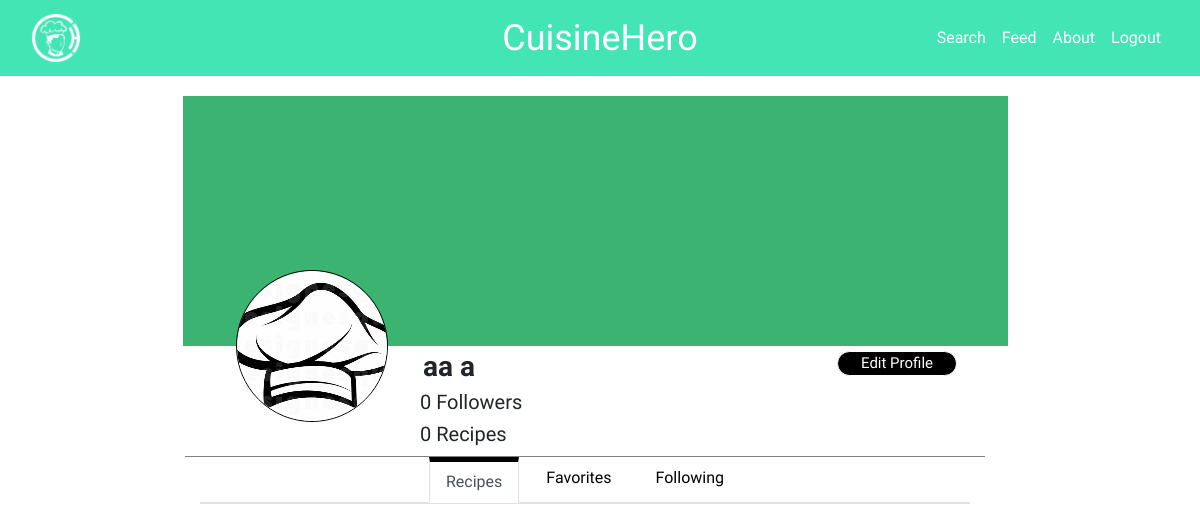
The page /Profile/profile.php (signed in) on the database its author committed.
### tables this page shows
CREATE TABLE IF NOT EXISTS `acc` (
  `id` int(6) NOT NULL AUTO_INCREMENT,
  `firstname` varchar(30) NOT NULL,
  `lastname` varchar(30) NOT NULL,
  `email` varchar(30) NOT NULL,
  `pass` varchar(30) NOT NULL,
  `banner` varchar(100) DEFAULT NULL,
  `dispic` varchar(100) NOT NULL,
  `bio` text NOT NULL,
  `followno` int(10) NOT NULL,
  `recpno` int(10) NOT NULL,
  PRIMARY KEY (`id`)
);

### Profile/prof1.php (the view)
<?php
$server = "localhost";
$username = "root";
$password = "";
$dbname = "food";
$email = isset($_SESSION['email'])? $_SESSION['email'] : null;
$con = mysqli_connect($server,$username,$password,$dbname);
$query = "SELECT * FROM acc WHERE email = '$email'";
if ($result = $con->query($query)){
    $row = mysqli_fetch_array($result);
    echo '<div class="container-fluid"><div class="row"><div class="col-12 picban">';
    echo "<img id='picbanner'src='images/".$row['banner']."'>";
    echo '</div>
        <div class="col-12 dispic">';
    echo "<img src='images/".$row['dispic']."'>";
    echo '</div><h3 class="col-12 profile-name">';
    echo ''.$row["firstname"].' '.$row["lastname"].'';
    echo '</h3><div class="row accnos">
        <h5 class="col-6 col-md-12 bud">
        '.$row['followno'].' Followers</h5>
        <h5 class="col-6 col-md-12 recp">
        '.$row['recpno'].' Recipes</h5>
        <div class="biocon col-12"><div id="bio">'.$row["bio"].'</div></div>
        </div>';
}
?>

### Profile/style.css (style rules this page uses)
* { padding: 0; margin: 0; scroll-behavior: smooth; }
#picbanner { display: block; margin: auto; min-width: 100%; min-height: 100%; width: auto; height: auto; }
.picban { position:absolute; width: 70%; left: 14vw; height: 250px; overflow: hidden; z-index: -1; }
.dispic { width: 52vw; position:absolute; top: 270px; z-index: 0; }
.dispic img { display: block; margin-left: auto; margin-right: auto; border-radius: 500px; border: 1px solid black; z-index: 1; }
.profile-name { display: block; margin: auto; position: absolute; top: 350px; left: 34vw; width: 40vw; }
.recp { text-align: left; }
.accnos { position: absolute; left: 35vw; top: 390px; text-align: left; width: 35vw; }
.biocon { position: absolute; left: 12vw; width: 50vw; height: 55px; overflow: hidden; }
.accnos { font-family: 'Raleway'; }
.profile-name { font-family: 'Raleway'; font-weight: bold; }

### rows shown on the page
acc: banner (placeholder picture), dispic (placeholder picture), firstname "aa", lastname "a", followno "0", recpno "0"
